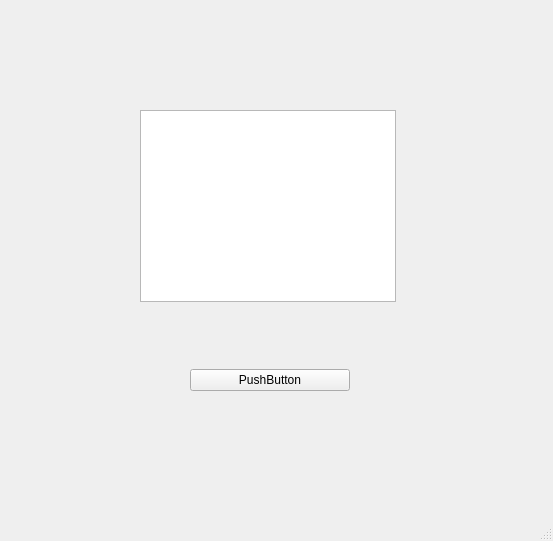
<?xml version="1.0" encoding="UTF-8"?>
<ui version="4.0">
 <class>MainWindow</class>
 <widget class="QMainWindow" name="MainWindow">
  <property name="geometry">
   <rect>
    <x>0</x>
    <y>0</y>
    <width>553</width>
    <height>541</height>
   </rect>
  </property>
  <property name="windowTitle">
   <string>MainWindow</string>
  </property>
  <widget class="QWidget" name="centralwidget">
   <widget class="QTableView" name="tableView">
    <property name="geometry">
     <rect>
      <x>140</x>
      <y>110</y>
      <width>256</width>
      <height>192</height>
     </rect>
    </property>
   </widget>
   <widget class="QWidget" name="gridLayoutWidget">
    <property name="geometry">
     <rect>
      <x>190</x>
      <y>340</y>
      <width>160</width>
      <height>80</height>
     </rect>
    </property>
    <layout class="QGridLayout" name="gridLayout">
     <item row="0" column="0">
      <widget class="QPushButton" name="pushButton">
       <property name="text">
        <string>PushButton</string>
       </property>
      </widget>
     </item>
    </layout>
   </widget>
  </widget>
  <widget class="QMenuBar" name="menubar">
   <property name="geometry">
    <rect>
     <x>0</x>
     <y>0</y>
     <width>553</width>
     <height>22</height>
    </rect>
   </property>
  </widget>
  <widget class="QStatusBar" name="statusbar"/>
 </widget>
 <resources/>
 <connections/>
</ui>
